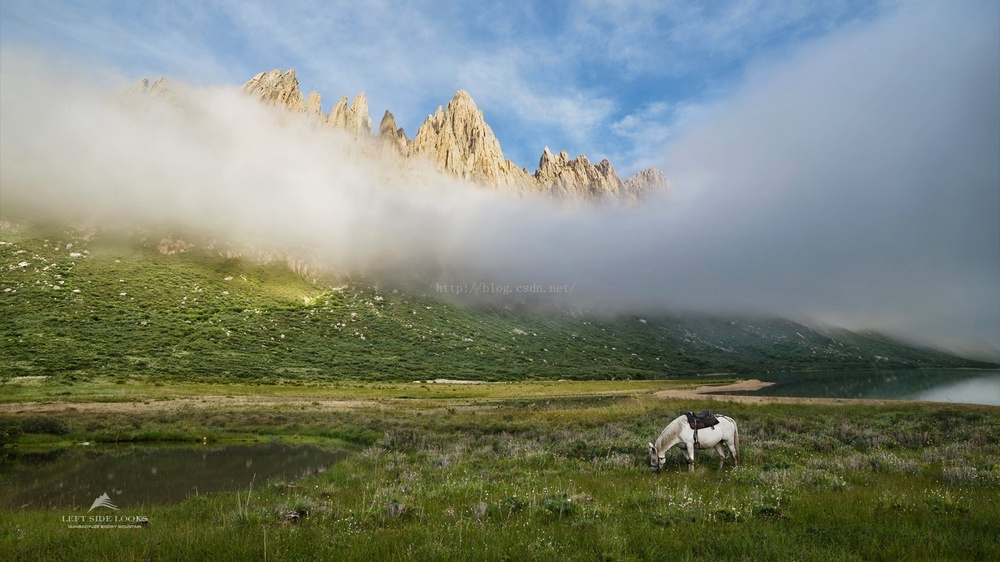
//> input picture OpenCV/Project002/333.jpg, 1000 x 562 px, shrunk from 1500 x 843 before the run
$ ./main   (built with g++ and OpenCV 4)
//> lines starting //> are read from the running program, lines starting //| are printed output that depends on the picture
# include <opencv2/opencv.hpp>
# include "opencv2/highgui/highgui.hpp"

using namespace cv;

# define WINDOW_NAME "线性混合实例" // define the hong.
const int g_nMaxAlphaValue = 100;
int g_nAlphaValueSlider;
double g_dAlphaValue;
double g_dBetaValue;

Mat g_srcImage1; // source image
Mat g_srcImage2;
Mat g_dstImage; // mix image

void on_Trackbar(int, void*) {
	g_dAlphaValue = double(g_nAlphaValueSlider) / g_nMaxAlphaValue;
	g_dBetaValue = (1.0 - g_dAlphaValue);
	addWeighted(g_srcImage1, g_dAlphaValue, g_srcImage2, g_dBetaValue, 0, g_dstImage);
	imshow(WINDOW_NAME, g_dstImage);
}

int main(int argc, char** argv[]) {
	g_srcImage1 = imread("333.jpg");
//> g_srcImage1 is the input picture: 562 rows x 1000 cols, CV_8UC3; mean B, G, R 116.5, 129.5, 120.9
	g_srcImage2 = imread("111.jpg");
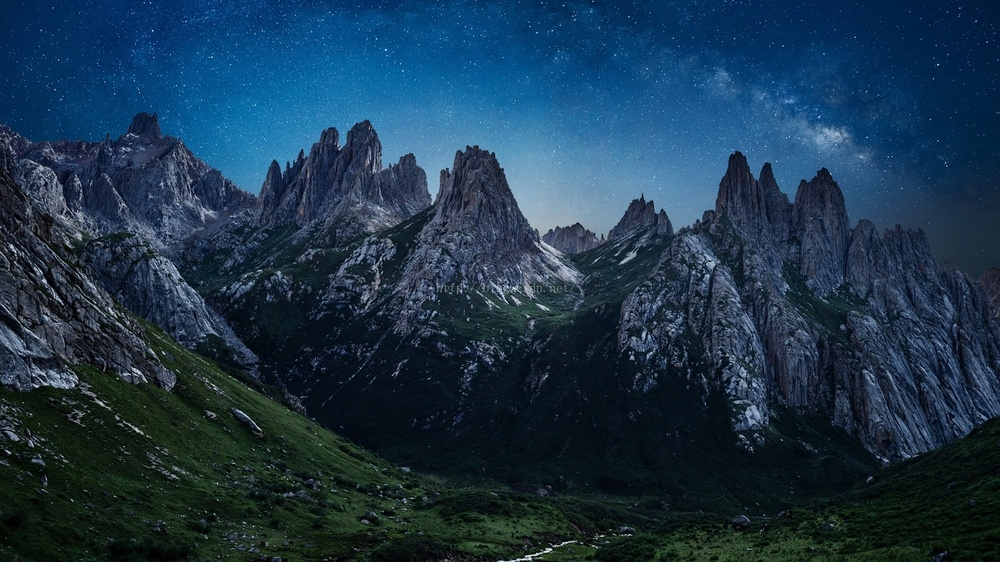
//> input picture OpenCV/Project002/111.jpg, 1000 x 562 px, shrunk from 1500 x 843 before the run
//> g_srcImage2 is the input picture: 562 rows x 1000 cols, CV_8UC3; mean B, G, R 74.5, 53.7, 27.1

	if (!g_srcImage1.data) {
		std::cout << "Can't find the image.";
		return -1;
	}
	if (!g_srcImage2.data) {
		std::cout << "Can't find the image.";
		return -1;
	}

	g_nAlphaValueSlider = 50;
	namedWindow(WINDOW_NAME);
	char TrackbarName[50];
	sprintf(TrackbarName, "透明度%d", g_nMaxAlphaValue);

	createTrackbar(TrackbarName, WINDOW_NAME, &g_nAlphaValueSlider,
		g_nMaxAlphaValue, on_Trackbar);
	on_Trackbar(g_nAlphaValueSlider, 0);
//> in on_Trackbar, `addWeighted(g_srcImage1, g_dAlphaValue, g_srcImage2, g_dBetaValue, 0, ..`:
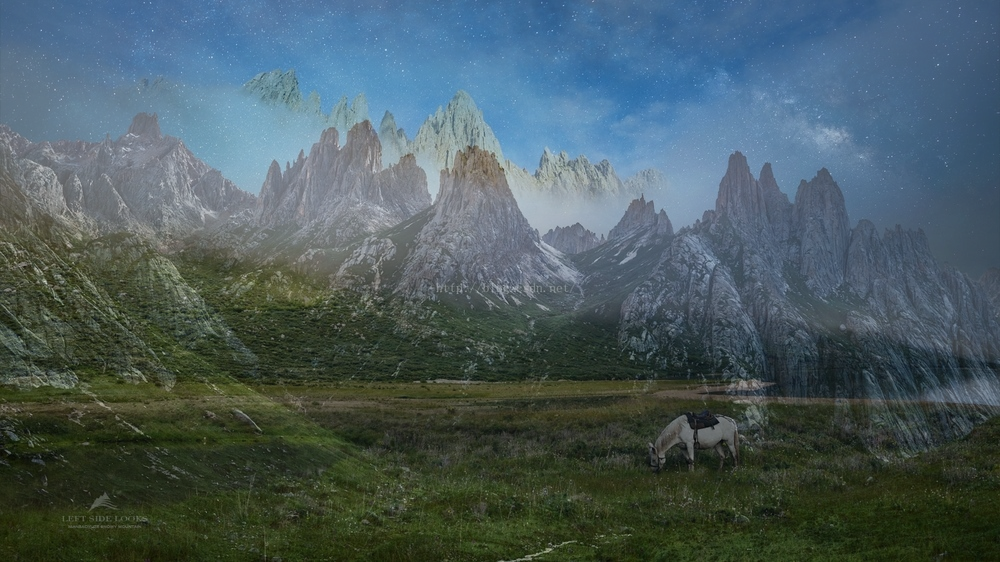
//> g_dstImage: 562 rows x 1000 cols, CV_8UC3; mean B, G, R 95.5, 91.6, 74

	waitKey(0);
	return 0;
}
